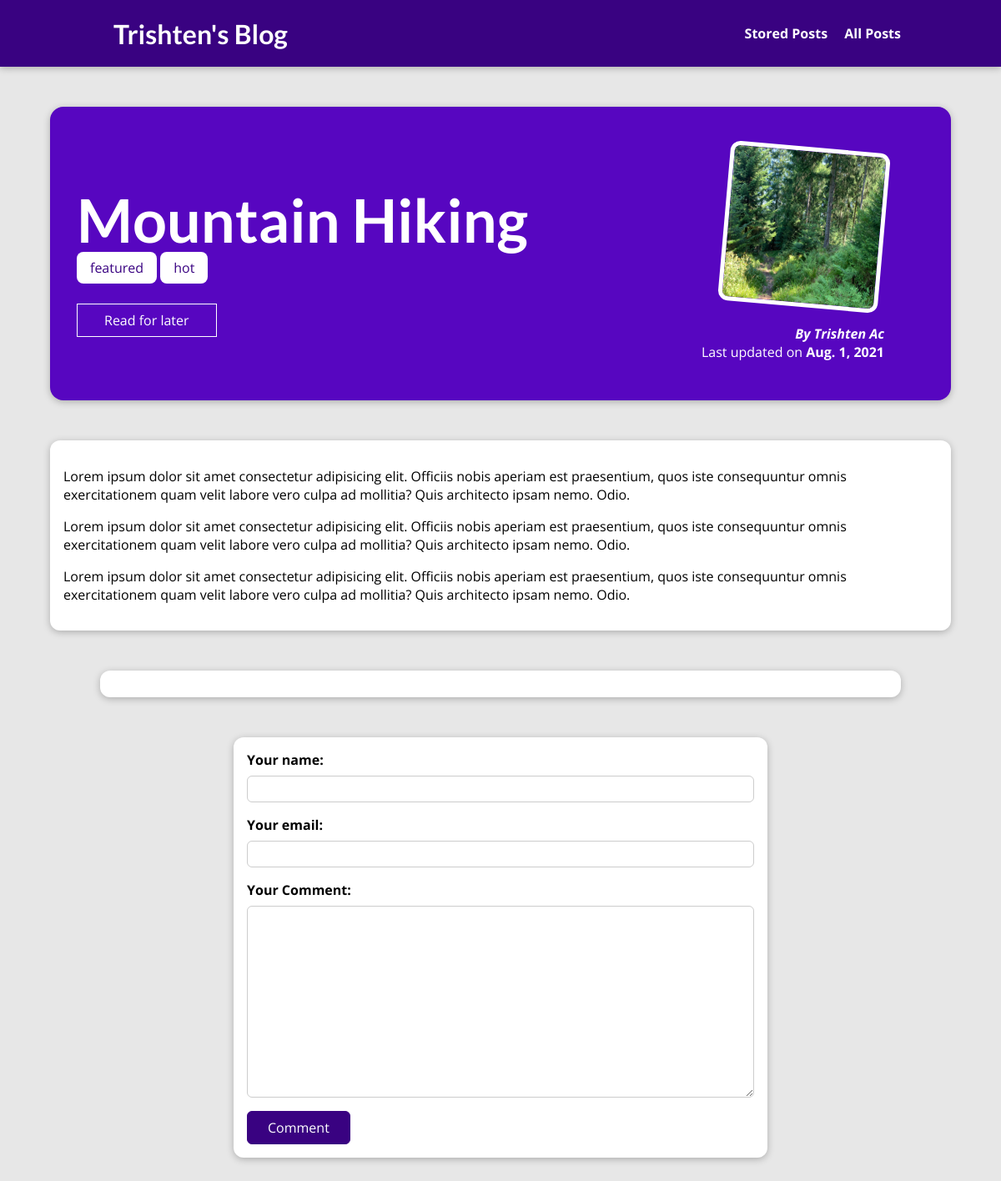
Page /posts/hike-in-the-mountains on the earlier database version.
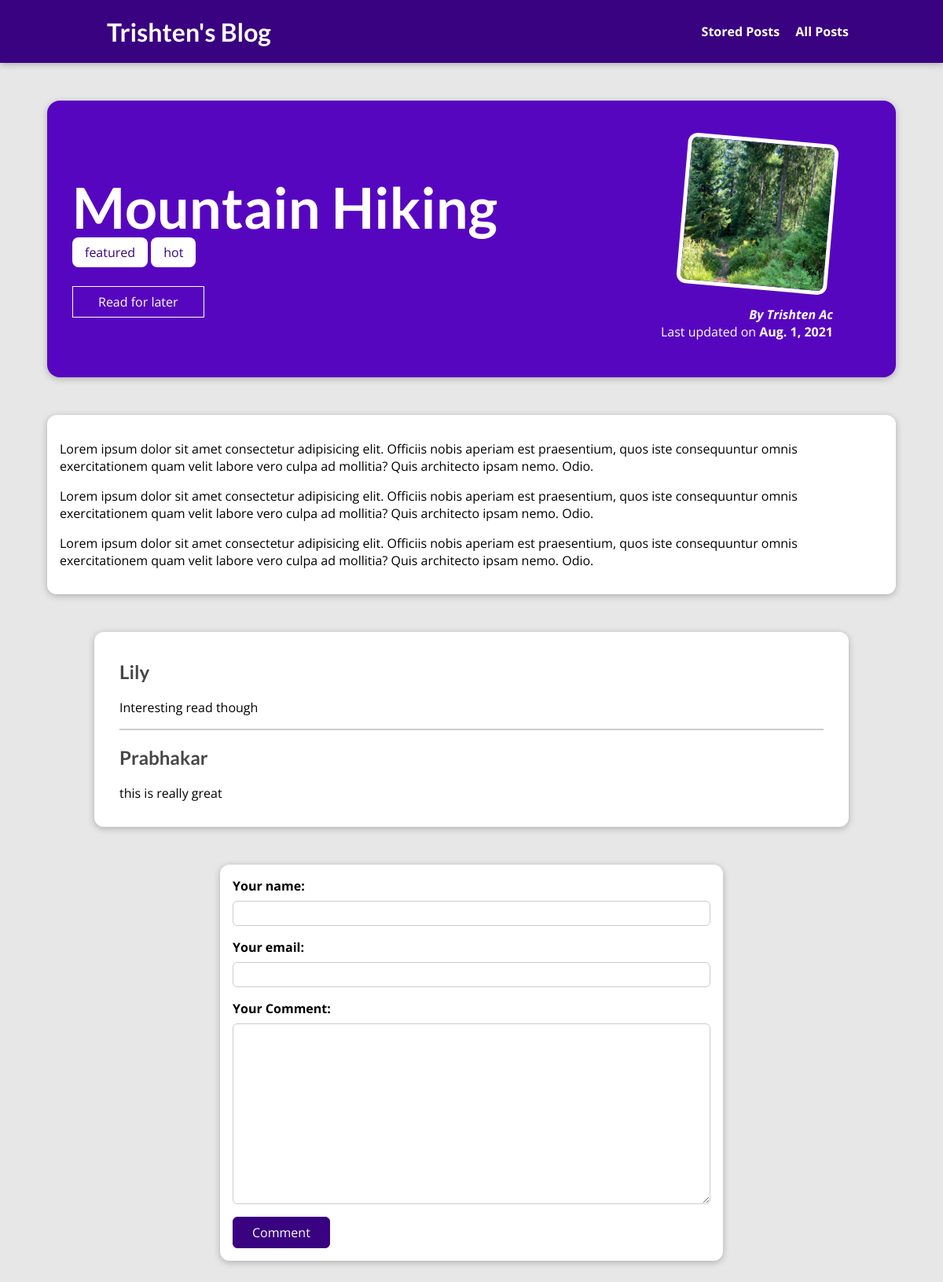
Same page on the later database version.
### blog/models.py (models this page shows, shortened)
class Post(models.Model):
    title = models.CharField(max_length=150)
    excerpt = models.CharField(max_length=200)
    image = models.ImageField(upload_to="posts", null=True)
    date = models.DateField(auto_now=True)
    slug = models.SlugField(unique=True, db_index=True)
    content = models.TextField(validators=[MinLengthValidator(10)])
    author = models.ForeignKey(Author, on_delete=models.SET_NULL, null=True ,related_name="posts")
    tags = models.ManyToManyField(Tag)

class Tag(models.Model):
    caption = models.CharField(max_length=20)

class Author(models.Model):
    first_name = models.CharField(max_length=80)
    last_name = models.CharField(max_length=80)
    email = models.EmailField(max_length=254)
    def __str__(self):
        return f"{self.first_name} {self.last_name}"

class Comment(models.Model):
    user_name = models.CharField(max_length=120)
    user_email= models.EmailField()
    text= models.TextField(max_length=400)
    post=models.ForeignKey(Post, on_delete=models.CASCADE, related_name="comments")

### blog/views.py (the view)
# urls.py: path("posts/<slug:slug>", views.SinglePostView.as_view(), name="post-detail-page"),
class SinglePostView(View):
    template_name = "blog/post-detail.html"
    model = Post
    def is_stored_post(self, request, post_id):
        stored_posts = request.session.get("stored_posts")
        if stored_posts is not None:
            is_saved_for_later = post_id in stored_posts
        else:
            is_saved_for_later = False
        return is_saved_for_later
    def get(self, request, slug):
        post = Post.objects.get(slug=slug)
        context = {
            "post": post,
            "post_tags": post.tags.all(),
            "comment_form": CommentForm(),
            "comments": post.comments.all().order_by("-id"),
            "saved_for_later" : self.is_stored_post(request, post.id)
        }
        return render(request, "blog/post-detail.html", context)
    def post(self, request, slug):
        comment_form = CommentForm(request.POST)
        post = Post.objects.get(slug=slug)
        if comment_form.is_valid():
            """
            inorder to make comment editable, we need to get a refrence of the model,
            we can do this by enabling commit set to false on save method, which will halt comment to hit database
            and creates an instance of the the post.
            """
            comment = comment_form.save(commit=False)
            comment.post = post
            """ now call save method and redirect"""
            comment.save()
            return HttpResponseRedirect(reverse("post-detail-page", args=[slug]))
        """
        if comment form validation fails then re fetch the context from get,

        """
        context = {
            "post": post,
            "post_tags": post.tags.all(),
            "comment_form": comment_form,
            "comments": post.comments.all().order_by("-id"),
            "saved_for_later" : self.is_stored_post(request, post.id)
        }
        return render(request, "blog/post-detail.html", context)

### blog/forms.py
class CommentForm(forms.ModelForm):
    class Meta:
        model = Comment
        exclude = ["post"]
        labels = {
            "user_name": "Your name",
            "user_email": "Your email",
            "text": "Your Comment"
        }

### blog/templates/blog/post-detail.html (shortened to what this page needs)
{% extends 'base.html' %}
{% load static %}
{% block content %}
    {% block css_files %}
        <link rel="stylesheet" href="{% static 'blog/post-detail.css' %}">
    {% endblock %}
    <section id="summary">
            <h2>{{ post.title}} </h2>
            <div>
                {% for tag in post_tags %}
                <span class="tag">{{ tag.caption}}</span>
                {% endfor %}
            </div>
            <div id="read-later">
                <form action="{% url 'read-later' %}" method="POST">
                    <button>
                    {% if saved_for_later %}
                    Remove from later list
                    {% else %}
                    Read for later
                    {% endif %}
                    </button>
                </form>
            </div>
            <article>
                <img src="{{ post.image.url }}" alt="Post title">
                <address>By <a href="{{post.author.email}}">{{ post.author }}</a></address>
                <div>
                    Last updated on <time>{{ post.date}}<time>
                </div>
            </article>
    </section>
    <main>
        {{ post.content|linebreaks}}
    </main>
    <section id="comments">
        <ul>
            {% for comment in comments %}
                <li>
                    <h2>{{ comment.user_name }}</h2>
                    <p>{{ comment.text|linebreaks}}</p>
                </li>
            {% endfor %}
        </ul>
    </section>
    <div>
        <form id="comment-form" action="{% url 'post-detail-page' post.slug %}" method="POST">
            {% for form_field in comment_form %}
                <div class="
                    form-control
                ">
                    {{ form_field.label_tag}}
                    {{ form_field }}
                </div>
            {% endfor %}
            <button>Comment</button>
        </form>
    </div>
{% endblock %}

### templates/base.html (shortened to what this page needs)
{% load static %}
<!DOCTYPE html>
<html lang="en">
  <head>
    <link rel="stylesheet" href="{% static 'app.css' %}" />
  </head>
  <body>
    <header id="main-navigation">
      <h1><a href="{% url 'starting-page' %}">Trishten's Blog</a></h1>
      <nav>
        <a href="{% url 'read-later' %}">Stored Posts</a>
        <a href="{% url 'posts-page' %}">All Posts</a>
      </nav>
    </header>
    {% block content %} {% endblock %}
  </body>
</html>

### static/app.css (style rules this page uses)
* { box-sizing: border-box; }
html { font-family: "Open Sans", "Lato", sans-serif; }
body { margin: 0; }
h1, h2, h3 { font-family: "Lato", sans-serif; font-weight: bold; }
#main-navigation { width: 100%; height: 5rem; display: flex; justify-content: space-between; align-items: center; padding: 0 10%; position: absolute; top: 0; left: 0; }
#main-navigation a { text-decoration: none; color: white; font-weight: bold; margin-left: 1rem; }

### blog/static/blog/post-detail.css (style rules this page uses)
body { background-color: #e7e7e7; }
#main-navigation { background-color: #390281; box-shadow: 0 2px 8px rgba(0, 0, 0, 0.25); }
#summary { margin: 8rem auto 3rem auto; padding: 2rem; width: 90%; max-width: 90rem; border-radius: 16px; background-color: #5706c0; position: relative; box-shadow: 0 2px 8px rgba(0, 0, 0, 0.25); height: 22rem; }
#summary h2 { color: white; font-size: 4.5rem; margin-bottom: 0.25rem; }
#summary article { position: absolute; top: 2rem; right: 3rem; padding: 1rem 2rem; border-radius: 12px; text-align: right; color: white; }
#summary article img { width: 12rem; height: 12rem; border-radius: 12px; transform: rotateZ(5deg); border: 5px solid white; margin-bottom: 1rem; }
#summary address { font-weight: bold; }
#summary a { color: white; text-decoration: none; }
#summary time { font-weight: bold; }
#read-later { margin: 2rem 0; }
#read-later button { background-color: transparent; border: 1px solid white; padding: 0.5rem 2rem; font: inherit; color: white; cursor: pointer; }
main { width: 90%; max-width: 90rem; margin: 3rem auto; background-color: white; padding: 1rem; border-radius: 12px; box-shadow: 0 2px 8px rgba(0, 0, 0, 0.25); }
.tag { background-color: white; color: #390281; padding: 0.5rem 1rem; border-radius: 8px; }
#comment-form { margin: 3rem auto; width: 90%; max-width: 40rem; border-radius: 12px; background-color: white; box-shadow: 0 2px 8px rgba(0, 0, 0, 0.25); padding: 1rem; }
#comment-form button { font: inherit; background-color: #390281; color: white; border: 1px solid #390281; padding: 0.5rem 1.5rem; border-radius: 6px; cursor: pointer; }
.form-control { margin-bottom: 1rem; }
.form-control label { font-weight: bold; margin-bottom: 0.5rem; display: block; }
.form-control input, .form-control textarea { display: block; width: 100%; font: inherit; padding: 0.25rem; border-radius: 6px; border: 1px solid #ccc; }
#comments { margin: 3rem auto; width: 90%; max-width: 60rem; border-radius: 12px; background-color: white; box-shadow: 0 2px 8px rgba(0, 0, 0, 0.25); padding: 1rem 2rem; }
#comments ul { list-style: none; margin: 0; padding: 0; }
#comments li { margin-bottom: 1rem; border-bottom: 2px solid #ccc; }
#comments li:last-of-type { border-bottom: none; }
#comments h2 { color: #464646; }

Differences in the rows shown:
added Comment: user_name "Lily", text "Interesting read though"
added Comment: user_name "Prabhakar", text "this is really great"
